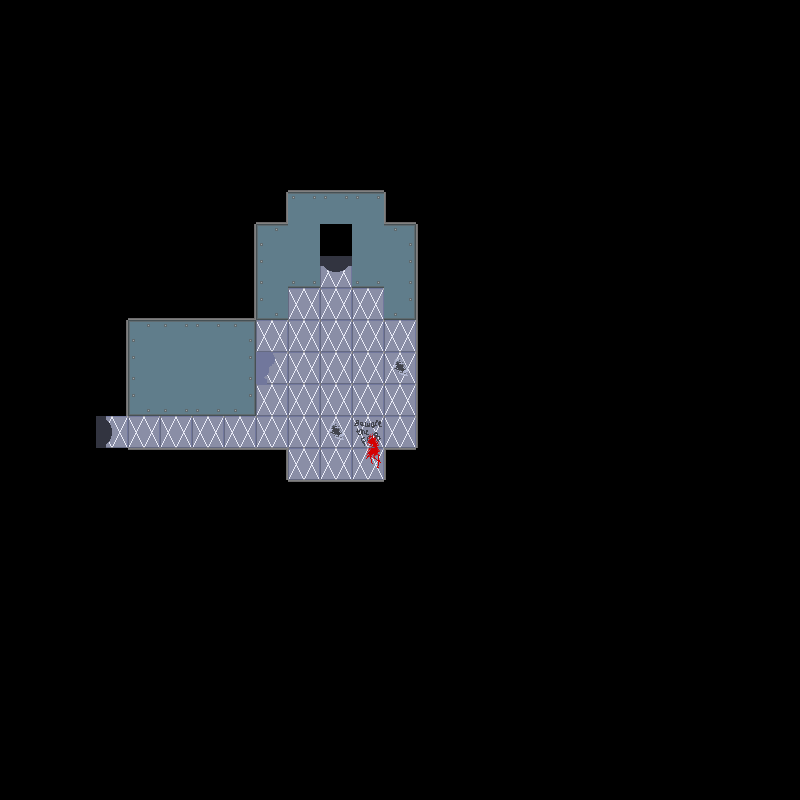

The image is a tile-based game level rendered from a .tmx file. Its description and complete source (layers, tilesets, objects, tile grids) follow:
An orthogonal 25x25 tile map with 32x32 px tiles, 5 tile layers (backgroundLayer, wallLayer, objectLayer, objectAboveLayer, ...), 2 tilesets and 2 objects.

<map version="1.2" tiledversion="1.2.3" orientation="orthogonal" renderorder="right-down" width="25" height="25" tilewidth="32" tileheight="32" infinite="0" nextlayerid="8" nextobjectid="3">
 <tileset firstgid="1" name="f2tiles" tilewidth="32" tileheight="32" tilecount="56" columns="8">
  <image source="../../assets/Floor 2/f2spritesheet.png" width="256" height="224" />
 </tileset>
 <tileset firstgid="57" name="f2objs" tilewidth="32" tileheight="32" tilecount="16" columns="4">
  <image source="../../assets/Floor 2/objspritesheet.png" width="128" height="128" />
 </tileset>
 <layer id="1" name="backgroundLayer" width="25" height="25">
  <data encoding="csv">
1,1,1,1,1,1,1,1,1,1,1,1,1,1,1,1,1,1,1,1,1,1,1,1,1,
1,1,1,1,1,1,1,1,1,1,1,1,1,1,1,1,1,1,1,1,1,1,1,1,1,
1,1,1,1,1,1,1,1,1,1,1,1,1,1,1,1,1,1,1,1,1,1,1,1,1,
1,1,1,1,1,1,1,1,1,1,1,1,1,1,1,1,1,1,1,1,1,1,1,1,1,
1,1,1,1,1,1,1,1,1,1,1,1,1,1,1,1,1,1,1,1,1,1,1,1,1,
1,1,1,1,1,1,1,1,1,1,1,1,1,1,1,1,1,1,1,1,1,1,1,1,1,
1,1,1,1,1,1,1,1,1,1,1,1,1,1,1,1,1,1,1,1,1,1,1,1,1,
1,1,1,1,1,1,1,1,1,1,1,1,1,1,1,1,1,1,1,1,1,1,1,1,1,
1,1,1,1,1,1,1,1,1,1,12,1,1,1,1,1,1,1,1,1,1,1,1,1,1,
1,1,1,1,1,1,1,1,1,36,36,36,1,1,1,1,1,1,1,1,1,1,1,1,1,
1,1,1,1,1,1,1,1,36,36,36,36,36,1,1,1,1,1,1,1,1,1,1,1,1,
1,1,1,1,1,1,1,1,39,36,36,36,38,1,1,1,1,1,1,1,1,1,1,1,1,
1,1,1,1,1,1,1,1,36,36,36,36,36,1,1,1,1,1,1,1,1,1,1,1,1,
1,1,1,11,36,36,36,36,36,36,38,47,36,1,1,1,1,1,1,1,1,1,1,1,1,
1,1,1,1,1,1,1,1,1,36,36,46,1,1,1,1,1,1,1,1,1,1,1,1,1,
1,1,1,1,1,1,1,1,1,1,1,1,1,1,1,1,1,1,1,1,1,1,1,1,1,
1,1,1,1,1,1,1,1,1,1,1,1,1,1,1,1,1,1,1,1,1,1,1,1,1,
1,1,1,1,1,1,1,1,1,1,1,1,1,1,1,1,1,1,1,1,1,1,1,1,1,
1,1,1,1,1,1,1,1,1,1,1,1,1,1,1,1,1,1,1,1,1,1,1,1,1,
1,1,1,1,1,1,1,1,1,1,1,1,1,1,1,1,1,1,1,1,1,1,1,1,1,
1,1,1,1,1,1,1,1,1,1,1,1,1,1,1,1,1,1,1,1,1,1,1,1,1,
1,1,1,1,1,1,1,1,1,1,1,1,1,1,1,1,1,1,1,1,1,1,1,1,1,
1,1,1,1,1,1,1,1,1,1,1,1,1,1,1,1,1,1,1,1,1,1,1,1,1,
1,1,1,1,1,1,1,1,1,1,1,1,1,1,1,1,1,1,1,1,1,1,1,1,1,
1,1,1,1,1,1,1,1,1,1,1,1,1,1,1,1,1,1,1,1,1,1,1,1,1
</data>
 </layer>
 <layer id="3" name="wallLayer" width="25" height="25">
  <data encoding="csv">
0,0,0,0,0,0,0,0,0,0,0,0,0,0,0,0,0,0,0,0,0,0,0,0,0,
0,0,0,0,0,0,0,0,0,0,0,0,0,0,0,0,0,0,0,0,0,0,0,0,0,
0,0,0,0,0,0,0,0,0,0,0,0,0,0,0,0,0,0,0,0,0,0,0,0,0,
0,0,0,0,0,0,0,0,0,0,0,0,0,0,0,0,0,0,0,0,0,0,0,0,0,
0,0,0,0,0,0,0,0,0,0,0,0,0,0,0,0,0,0,0,0,0,0,0,0,0,
0,0,0,0,0,0,0,0,0,7,7,7,0,0,0,0,0,0,0,0,0,0,0,0,0,
0,0,0,0,0,0,0,0,4,27,27,27,3,0,0,0,0,0,0,0,0,0,0,0,0,
0,0,0,0,0,0,0,5,28,22,1,22,29,6,0,0,0,0,0,0,0,0,0,0,0,
0,0,0,0,0,0,0,5,23,25,0,25,26,6,0,0,0,0,0,0,0,0,0,0,0,
0,0,0,0,7,7,7,4,30,0,0,0,31,6,0,0,0,0,0,0,0,0,0,0,0,
0,0,0,5,28,27,27,29,0,0,0,0,0,6,0,0,0,0,0,0,0,0,0,0,0,
0,0,0,5,23,22,22,26,0,0,0,0,0,6,0,0,0,0,0,0,0,0,0,0,0,
0,0,1,5,30,25,25,31,0,0,0,0,0,6,0,0,0,0,0,0,0,0,0,0,0,
0,0,1,0,0,0,0,0,0,0,0,0,0,6,0,0,0,0,0,0,0,0,0,0,0,
0,0,1,1,2,2,2,2,10,0,0,0,9,1,0,0,0,0,0,0,0,0,0,0,0,
0,0,0,0,0,0,0,0,1,2,2,2,1,0,0,0,0,0,0,0,0,0,0,0,0,
0,0,0,0,0,0,0,0,0,0,0,0,0,0,0,0,0,0,0,0,0,0,0,0,0,
0,0,0,0,0,0,0,0,0,0,0,0,0,0,0,0,0,0,0,0,0,0,0,0,0,
0,0,0,0,0,0,0,0,0,0,0,0,0,0,0,0,0,0,0,0,0,0,0,0,0,
0,0,0,0,0,0,0,0,0,0,0,0,0,0,0,0,0,0,0,0,0,0,0,0,0,
0,0,0,0,0,0,0,0,0,0,0,0,0,0,0,0,0,0,0,0,0,0,0,0,0,
0,0,0,0,0,0,0,0,0,0,0,0,0,0,0,0,0,0,0,0,0,0,0,0,0,
0,0,0,0,0,0,0,0,0,0,0,0,0,0,0,0,0,0,0,0,0,0,0,0,0,
0,0,0,0,0,0,0,0,0,0,0,0,0,0,0,0,0,0,0,0,0,0,0,0,0,
0,0,0,0,0,0,0,0,0,0,0,0,0,0,0,0,0,0,0,0,0,0,0,0,0
</data>
 </layer>
 <layer id="4" name="objectLayer" width="25" height="25">
  <data encoding="csv">
0,0,0,0,0,0,0,0,0,0,0,0,0,0,0,0,0,0,0,0,0,0,0,0,0,
0,0,0,0,0,0,0,0,0,0,0,0,0,0,0,0,0,0,0,0,0,0,0,0,0,
0,0,0,0,0,0,0,0,0,0,0,0,0,0,0,0,0,0,0,0,0,0,0,0,0,
0,0,0,0,0,0,0,0,0,0,0,0,0,0,0,0,0,0,0,0,0,0,0,0,0,
0,0,0,0,0,0,0,0,0,0,0,0,0,0,0,0,0,0,0,0,0,0,0,0,0,
0,0,0,0,0,0,0,0,0,0,0,0,0,0,0,0,0,0,0,0,0,0,0,0,0,
0,0,0,0,0,0,0,0,0,0,0,0,0,0,0,0,0,0,0,0,0,0,0,0,0,
0,0,0,0,0,0,0,0,0,0,0,0,0,0,0,0,0,0,0,0,0,0,0,0,0,
0,0,0,0,0,0,0,0,0,0,0,0,0,0,0,0,0,0,0,0,0,0,0,0,0,
0,0,0,0,0,0,0,0,0,0,0,0,0,0,0,0,0,0,0,0,0,0,0,0,0,
0,0,0,0,0,0,0,0,0,0,0,0,0,0,0,0,0,0,0,0,0,0,0,0,0,
0,0,0,0,0,0,0,0,0,0,0,0,0,0,0,0,0,0,0,0,0,0,0,0,0,
0,0,0,0,0,0,0,0,0,0,0,0,0,0,0,0,0,0,0,0,0,0,0,0,0,
0,0,0,0,0,0,0,0,0,0,0,0,0,0,0,0,0,0,0,0,0,0,0,0,0,
0,0,0,0,0,0,0,0,0,0,0,0,0,0,0,0,0,0,0,0,0,0,0,0,0,
0,0,0,0,0,0,0,0,0,0,0,0,0,0,0,0,0,0,0,0,0,0,0,0,0,
0,0,0,0,0,0,0,0,0,0,0,0,0,0,0,0,0,0,0,0,0,0,0,0,0,
0,0,0,0,0,0,0,0,0,0,0,0,0,0,0,0,0,0,0,0,0,0,0,0,0,
0,0,0,0,0,0,0,0,0,0,0,0,0,0,0,0,0,0,0,0,0,0,0,0,0,
0,0,0,0,0,0,0,0,0,0,0,0,0,0,0,0,0,0,0,0,0,0,0,0,0,
0,0,0,0,0,0,0,0,0,0,0,0,0,0,0,0,0,0,0,0,0,0,0,0,0,
0,0,0,0,0,0,0,0,0,0,0,0,0,0,0,0,0,0,0,0,0,0,0,0,0,
0,0,0,0,0,0,0,0,0,0,0,0,0,0,0,0,0,0,0,0,0,0,0,0,0,
0,0,0,0,0,0,0,0,0,0,0,0,0,0,0,0,0,0,0,0,0,0,0,0,0,
0,0,0,0,0,0,0,0,0,0,0,0,0,0,0,0,0,0,0,0,0,0,0,0,0
</data>
 </layer>
 <layer id="5" name="objectAboveLayer" width="25" height="25">
  <data encoding="csv">
0,0,0,0,0,0,0,0,0,0,0,0,0,0,0,0,0,0,0,0,0,0,0,0,0,
0,0,0,0,0,0,0,0,0,0,0,0,0,0,0,0,0,0,0,0,0,0,0,0,0,
0,0,0,0,0,0,0,0,0,0,0,0,0,0,0,0,0,0,0,0,0,0,0,0,0,
0,0,0,0,0,0,0,0,0,0,0,0,0,0,0,0,0,0,0,0,0,0,0,0,0,
0,0,0,0,0,0,0,0,0,0,0,0,0,0,0,0,0,0,0,0,0,0,0,0,0,
0,0,0,0,0,0,0,0,0,0,0,0,0,0,0,0,0,0,0,0,0,0,0,0,0,
0,0,0,0,0,0,0,0,0,0,0,0,0,0,0,0,0,0,0,0,0,0,0,0,0,
0,0,0,0,0,0,0,0,0,0,0,0,0,0,0,0,0,0,0,0,0,0,0,0,0,
0,0,0,0,0,0,0,0,0,0,0,0,0,0,0,0,0,0,0,0,0,0,0,0,0,
0,0,0,0,0,0,0,0,0,0,0,0,0,0,0,0,0,0,0,0,0,0,0,0,0,
0,0,0,0,0,0,0,0,0,0,0,0,0,0,0,0,0,0,0,0,0,0,0,0,0,
0,0,0,0,0,0,0,0,0,0,0,0,0,0,0,0,0,0,0,0,0,0,0,0,0,
0,0,0,0,0,0,0,0,0,0,0,0,0,0,0,0,0,0,0,0,0,0,0,0,0,
0,0,0,0,0,0,0,0,0,0,0,0,0,0,0,0,0,0,0,0,0,0,0,0,0,
0,0,0,0,0,0,0,0,0,0,0,0,0,0,0,0,0,0,0,0,0,0,0,0,0,
0,0,0,0,0,0,0,0,0,0,0,0,0,0,0,0,0,0,0,0,0,0,0,0,0,
0,0,0,0,0,0,0,0,0,0,0,0,0,0,0,0,0,0,0,0,0,0,0,0,0,
0,0,0,0,0,0,0,0,0,0,0,0,0,0,0,0,0,0,0,0,0,0,0,0,0,
0,0,0,0,0,0,0,0,0,0,0,0,0,0,0,0,0,0,0,0,0,0,0,0,0,
0,0,0,0,0,0,0,0,0,0,0,0,0,0,0,0,0,0,0,0,0,0,0,0,0,
0,0,0,0,0,0,0,0,0,0,0,0,0,0,0,0,0,0,0,0,0,0,0,0,0,
0,0,0,0,0,0,0,0,0,0,0,0,0,0,0,0,0,0,0,0,0,0,0,0,0,
0,0,0,0,0,0,0,0,0,0,0,0,0,0,0,0,0,0,0,0,0,0,0,0,0,
0,0,0,0,0,0,0,0,0,0,0,0,0,0,0,0,0,0,0,0,0,0,0,0,0,
0,0,0,0,0,0,0,0,0,0,0,0,0,0,0,0,0,0,0,0,0,0,0,0,0
</data>
 </layer>
 <objectgroup id="7" name="doorLayer">
  <object id="1" gid="16" x="320" y="288" width="32" height="32">
   <properties>
    <property name="door" value="up" />
   </properties>
  </object>
  <object id="2" gid="16" x="96" y="448" width="32" height="32">
   <properties>
    <property name="door" value="left" />
   </properties>
  </object>
 </objectgroup>
 <layer id="6" name="aboveLayer" width="25" height="25">
  <data encoding="csv">
0,0,0,0,0,0,0,0,0,0,0,0,0,0,0,0,0,0,0,0,0,0,0,0,0,
0,0,0,0,0,0,0,0,0,0,0,0,0,0,0,0,0,0,0,0,0,0,0,0,0,
0,0,0,0,0,0,0,0,0,0,0,0,0,0,0,0,0,0,0,0,0,0,0,0,0,
0,0,0,0,0,0,0,0,0,0,0,0,0,0,0,0,0,0,0,0,0,0,0,0,0,
0,0,0,0,0,0,0,0,0,0,0,0,0,0,0,0,0,0,0,0,0,0,0,0,0,
0,0,0,0,0,0,0,0,0,0,0,0,0,0,0,0,0,0,0,0,0,0,0,0,0,
0,0,0,0,0,0,0,0,0,0,0,0,0,0,0,0,0,0,0,0,0,0,0,0,0,
0,0,0,0,0,0,0,0,0,0,0,0,0,0,0,0,0,0,0,0,0,0,0,0,0,
0,0,0,0,0,0,0,0,0,0,0,0,0,0,0,0,0,0,0,0,0,0,0,0,0,
0,0,0,0,0,0,0,0,0,0,0,0,0,0,0,0,0,0,0,0,0,0,0,0,0,
0,0,0,0,0,0,0,0,0,0,0,0,0,0,0,0,0,0,0,0,0,0,0,0,0,
0,0,0,0,0,0,0,0,0,0,0,0,0,0,0,0,0,0,0,0,0,0,0,0,0,
0,0,0,0,0,0,0,0,0,0,0,0,0,0,0,0,0,0,0,0,0,0,0,0,0,
0,0,0,0,0,0,0,0,0,0,0,0,0,0,0,0,0,0,0,0,0,0,0,0,0,
0,0,0,0,0,0,0,0,0,0,0,0,0,0,0,0,0,0,0,0,0,0,0,0,0,
0,0,0,0,0,0,0,0,0,0,0,0,0,0,0,0,0,0,0,0,0,0,0,0,0,
0,0,0,0,0,0,0,0,0,0,0,0,0,0,0,0,0,0,0,0,0,0,0,0,0,
0,0,0,0,0,0,0,0,0,0,0,0,0,0,0,0,0,0,0,0,0,0,0,0,0,
0,0,0,0,0,0,0,0,0,0,0,0,0,0,0,0,0,0,0,0,0,0,0,0,0,
0,0,0,0,0,0,0,0,0,0,0,0,0,0,0,0,0,0,0,0,0,0,0,0,0,
0,0,0,0,0,0,0,0,0,0,0,0,0,0,0,0,0,0,0,0,0,0,0,0,0,
0,0,0,0,0,0,0,0,0,0,0,0,0,0,0,0,0,0,0,0,0,0,0,0,0,
0,0,0,0,0,0,0,0,0,0,0,0,0,0,0,0,0,0,0,0,0,0,0,0,0,
0,0,0,0,0,0,0,0,0,0,0,0,0,0,0,0,0,0,0,0,0,0,0,0,0,
0,0,0,0,0,0,0,0,0,0,0,0,0,0,0,0,0,0,0,0,0,0,0,0,0
</data>
 </layer>
</map>
